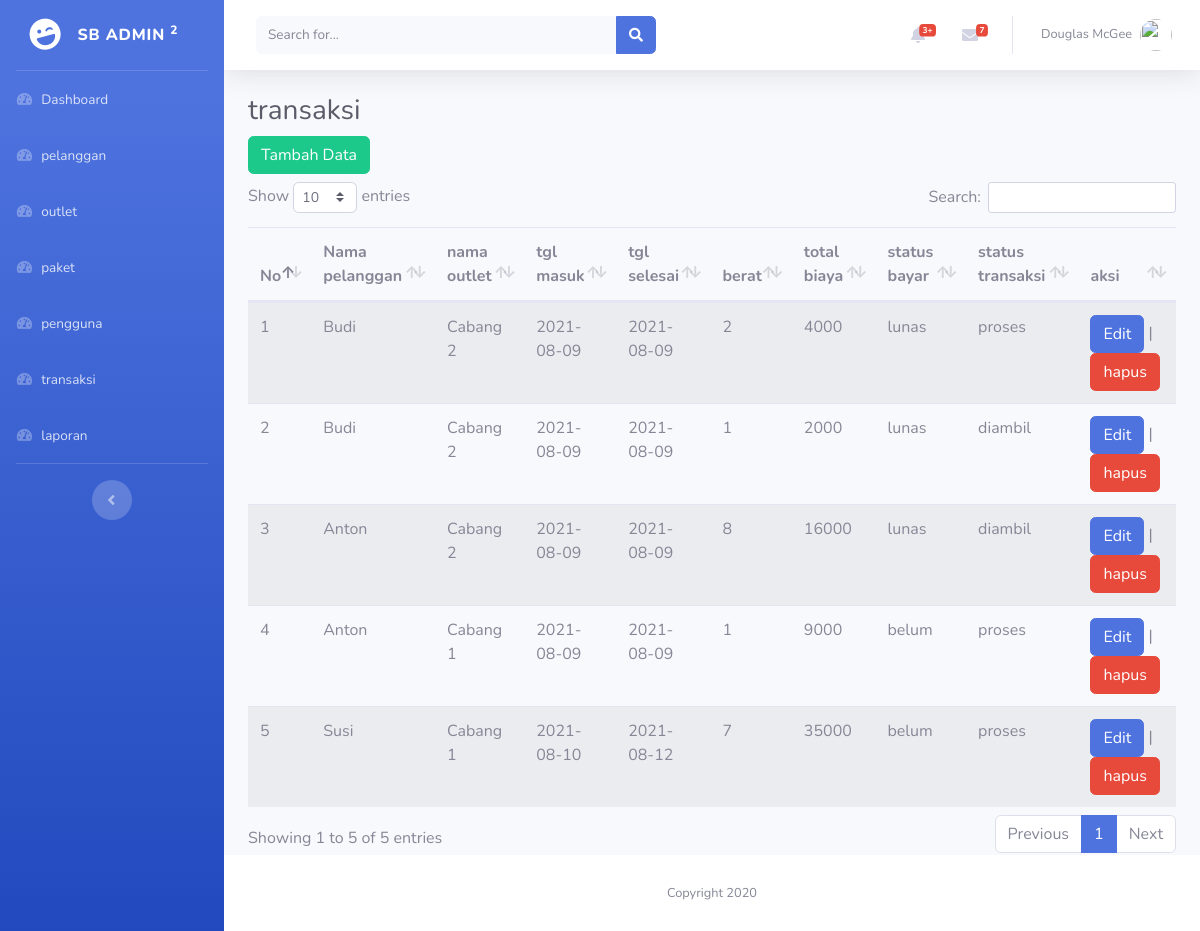
The page /admin/transaksi.php (signed in) on the database its author committed.
### tables this page shows
CREATE TABLE `tb_transaksi` (
  `id_transaksi` int(15) NOT NULL,
  `id_user` int(11) NOT NULL,
  `id_outlet` int(15) NOT NULL,
  `id_pelanggan` int(15) NOT NULL,
  `id_paket` int(11) NOT NULL,
  `tgl_masuk` date NOT NULL,
  `tgl_selesai` date NOT NULL,
  `berat` double NOT NULL,
  `total_bayar` int(20) NOT NULL,
  `status_bayar` enum('belum','lunas') NOT NULL,
  `status_transaksi` enum('proses','selesai','diambil') NOT NULL
);

CREATE TABLE `tb_pelanggan` (
  `id_pelanggan` int(15) NOT NULL,
  `nama_pelanggan` varchar(35) NOT NULL,
  `alamat` text NOT NULL,
  `telp` varchar(15) NOT NULL,
  `id_outlet` int(15) NOT NULL,
  `jenis_pelanggan` enum('reguler','member') NOT NULL
);

CREATE TABLE `tb_outlet` (
  `id_outlet` int(15) NOT NULL,
  `nama_outlet` varchar(35) NOT NULL,
  `alamat` text NOT NULL,
  `telp` varchar(15) NOT NULL
);

### admin/transaksi.php (the view, shortened to what this page needs)
<?php
include("../koneksi.php");
$query = mysqli_query($koneksi, "SELECT * FROM tb_transaksi JOIN tb_outlet ON tb_transaksi.id_outlet = tb_outlet.id_outlet JOIN tb_pelanggan ON tb_transaksi.id_pelanggan = tb_pelanggan.id_pelanggan ");
$data = [];
while($r = mysqli_fetch_assoc($query)){
  $data[] = $r;
}
?>
<!DOCTYPE html>
<html lang="en">
<head>
    <link href="../assets/fontawesome/css/all.min.css" rel="stylesheet" type="text/css">
    <link rel="stylesheet" href="../assets/DataTables/datatables.min.css">
    <link href="../assets/css/sb-admin-2.min.css" rel="stylesheet">
</head>
<body id="page-top">
    <div id="wrapper">
        <ul class="navbar-nav bg-gradient-primary sidebar sidebar-dark accordion" id="accordionSidebar">
            <a class="sidebar-brand d-flex align-items-center justify-content-center" href="index.html">
                <div class="sidebar-brand-icon rotate-n-15">
                    <i class="fas fa-laugh-wink"></i>
                </div>
                <div class="sidebar-brand-text mx-3">SB Admin <sup>2</sup></div>
            </a>
            <hr class="sidebar-divider my-0">
            <li class="nav-item">
                <a class="nav-link" href="index.php">
                    <i class="fas fa-fw fa-tachometer-alt"></i>
                    <span>Dashboard</span></a>
            </li>
            <li class="nav-item">
                <a class="nav-link" href="pelanggan.php">
                    <i class="fas fa-fw fa-tachometer-alt"></i>
                    <span>pelanggan</span></a>
            </li>
            <li class="nav-item">
                <a class="nav-link" href="outlet.php">
                    <i class="fas fa-fw fa-tachometer-alt"></i>
                    <span>outlet</span></a>
            </li>
            <li class="nav-item">
                <a class="nav-link" href="paket.php">
                    <i class="fas fa-fw fa-tachometer-alt"></i>
                    <span>paket</span></a>
            </li>
            <li class="nav-item">
                <a class="nav-link" href="pengguna.php">
                    <i class="fas fa-fw fa-tachometer-alt"></i>
                    <span>pengguna</span></a>
            </li>
            <li class="nav-item">
                <a class="nav-link" href="transaksi.php">
                    <i class="fas fa-fw fa-tachometer-alt"></i>
                    <span>transaksi</span></a>
            </li>
            <li class="nav-item">
                <a class="nav-link" href="laporan.php">
                    <i class="fas fa-fw fa-tachometer-alt"></i>
                    <span>laporan</span></a>
            </li>
            <hr class="sidebar-divider">
            <div class="text-center d-none d-md-inline">
                <button class="rounded-circle border-0" id="sidebarToggle"></button>
            </div>
        </ul>
        <div id="content-wrapper" class="d-flex flex-column">
            <div id="content">
                <nav class="navbar navbar-expand navbar-light bg-white topbar mb-4 static-top shadow">
                    <form
                        class="d-none d-sm-inline-block form-inline mr-auto ml-md-3 my-2 my-md-0 mw-100 navbar-search">
                        <div class="input-group">
                            <input type="text" class="form-control bg-light border-0 small" placeholder="Search for..."
                                aria-label="Search" aria-describedby="basic-addon2">
                            <div class="input-group-append">
                                <button class="btn btn-primary" type="button">
                                    <i class="fas fa-search fa-sm"></i>
                                </button>
                            </div>
                        </div>
                    </form>
                    <ul class="navbar-nav ml-auto">
                        <li class="nav-item dropdown no-arrow mx-1">
                            <a class="nav-link dropdown-toggle" href="#" id="alertsDropdown" role="button"
                                data-toggle="dropdown" aria-haspopup="true" aria-expanded="false">
                                <i class="fas fa-bell fa-fw"></i>
                                <span class="badge badge-danger badge-counter">3+</span>
                            </a>
                        </li>
                        <li class="nav-item dropdown no-arrow mx-1">
                            <a class="nav-link dropdown-toggle" href="#" id="messagesDropdown" role="button"
                                data-toggle="dropdown" aria-haspopup="true" aria-expanded="false">
                                <i class="fas fa-envelope fa-fw"></i>
                                <span class="badge badge-danger badge-counter">7</span>
                            </a>
                        </li>
                        <li class="nav-item dropdown no-arrow">
                            <a class="nav-link dropdown-toggle" href="#" id="userDropdown" role="button"
                                data-toggle="dropdown" aria-haspopup="true" aria-expanded="false">
                                <span class="mr-2 d-none d-lg-inline text-gray-600 small">Douglas McGee</span>
                                <img class="img-profile rounded-circle"
                                    src="img/undraw_profile.svg">
                            </a>
                        </li>
                    </ul>
                </nav>
                <div class="container-fluid">
                    <div class="d-sm-flex align-items-center justify-content-between mb-2">
                        <h1 class="h3 mb-0 text-gray-800">transaksi</h1>
                    </div>
                    <div class="row">
                      <div class="col-12">
                        <a href="t_transaksi.php" class="btn btn-success mb-2">Tambah Data</a>
                        <table class="table table-responsive table-striped" id="tbl">
                          <thead>
                          <tr>
                            <th>No</th>
                            <th>Nama pelanggan</th>
                            <th>nama outlet</th>
                            <th>tgl masuk</th>
                            <th>tgl selesai</th>
                            <th>berat</th>
                            <th>total biaya</th>
                            <th>status bayar</th>
                            <th>status transaksi</th>
                            <th>aksi</th>
                          </tr>
                          </thead>
                          <tbody>
                          <?php $no = 1; ?>
                          <?php foreach($data as $d) : ?>
                           <tr>
                             <td>
                               <?= $no++; ?>
                             </td>
                             <td>
                               <?= $d["nama_pelanggan"]; ?>
                             </td>
                             <td>
                               <?= $d["nama_outlet"]; ?>
                             </td>
                             <td>
                               <?= $d["tgl_masuk"]; ?>
                             </td>
                             <td>
                               <?= $d["tgl_selesai"]; ?>
                             </td>
                             <td>
                               <?= $d["berat"]; ?>
                             </td>
                             <td>
                               <?= $d["total_bayar"]; ?>
                             </td>
                             <td>
                               <?= $d["status_bayar"]; ?>
                             </td>
                             <td>
                               <?= $d["status_transaksi"]; ?>
                             </td>
                             <td>
                               <a href="e_transaksi.php?id=<?= $d['id_transaksi']; ?>" class="btn btn-primary">
                                 Edit
                               </a> |
                               <a href="transaksi.php?id_hps=<?= $d['id_transaksi']; ?>" class="btn btn-danger">
                                 hapus
                               </a>
                             </td>
                           </tr>
                          <?php endforeach; ?>
                          </tbody>
                        </table>
                      </div>
                    </div>
                </div>
            </div>
            <footer class="sticky-footer bg-white">
                <div class="container my-auto">
                    <div class="copyright text-center my-auto">
                        <span>Copyright 2020</span>
                    </div>
                </div>
            </footer>
        </div>
    </div>
</body>
</html>

### rows shown on the page
tb_transaksi: id_pelanggan.nama_pelanggan "Budi", id_outlet.nama_outlet "Cabang 2", tgl_masuk "2021-08-09", tgl_selesai "2021-08-09", berat "2", total_bayar "4000", status_bayar "lunas", status_transaksi "proses"
tb_transaksi: id_pelanggan.nama_pelanggan "Budi", id_outlet.nama_outlet "Cabang 2", tgl_masuk "2021-08-09", tgl_selesai "2021-08-09", berat "1", total_bayar "2000", status_bayar "lunas", status_transaksi "diambil"
tb_transaksi: id_pelanggan.nama_pelanggan "Anton", id_outlet.nama_outlet "Cabang 2", tgl_masuk "2021-08-09", tgl_selesai "2021-08-09", berat "8", total_bayar "16000", status_bayar "lunas", status_transaksi "diambil"
tb_transaksi: id_pelanggan.nama_pelanggan "Anton", id_outlet.nama_outlet "Cabang 1", tgl_masuk "2021-08-09", tgl_selesai "2021-08-09", berat "1", total_bayar "9000", status_bayar "belum", status_transaksi "proses"
tb_transaksi: id_pelanggan.nama_pelanggan "Susi", id_outlet.nama_outlet "Cabang 1", tgl_masuk "2021-08-10", tgl_selesai "2021-08-12", berat "7", total_bayar "35000", status_bayar "belum", status_transaksi "proses"
